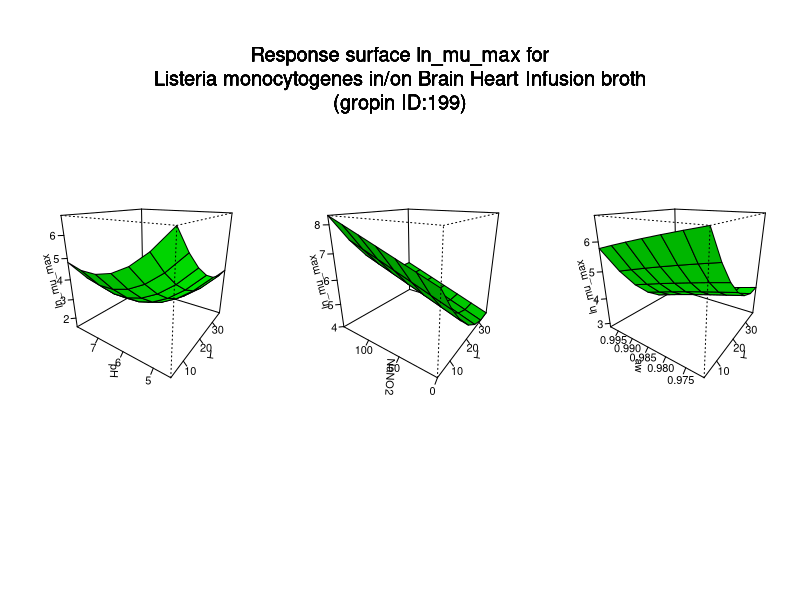

Here is the R script that generated this plot:
#############################
# start of Parameter script
#############################
T <- seq(4.004,36.963036963037,length.out=7)
pH <- seq(4.5045,7.99200799200799,length.out=7)
NaNO2 <- seq(0,149.85014985015,length.out=7)
aw <- seq(0.97097,0.998001998001998,length.out=7)
#############################
# end of Parameter script
#############################
############################# 
# start of Model script Gropin ID 199 
#############################
 
# constant coefficients for this model
 
variables <- data.frame(T,pH,NaNO2,aw)
argumentsPar <- unique.data.frame(expand.grid(variables))
 
# heart of the model
response_surface <- function(T,pH,NaNO2,aw) {
   mumax <-(-80.0191-(0.0709*T)+(255.1554*aw)-(7.3381*pH)+(0.0198*NaNO2)-(0.1321*T*aw)-(0.00315*T*pH)+(0.0000161*T*NaNO2)+(3.0076*aw*pH)+(0.00477*aw*NaNO2)-(0.00321*pH*NaNO2)+(0.00312*(T^2))-(155.3701*(aw^2))+(0.3088*(pH^2))-(0.0000005*(NaNO2^2)))

	return(mumax=mumax)
} 

# output parameters
responseSurface <- cbind(argumentsPar,response_surface(argumentsPar['T'],argumentsPar['pH'],argumentsPar['NaNO2'],argumentsPar['aw']))
colnames(responseSurface) <- c(colnames(argumentsPar),'lnmumax')
#############################
# End of Model script
#############################
############################# 
# start of Visualisation script Gropin ID 199 
#############################
titleText <-'Response surface ln_mu_max for
Listeria monocytogenes in/on Brain Heart Infusion broth
(gropin ID:199)'
argPar1 <- unique.data.frame(expand.grid(T,pH))
argPar2 <- unique.data.frame(expand.grid(T,NaNO2))
argPar3 <- unique.data.frame(expand.grid(T,aw))
z1 <- matrix(unlist(response_surface(T = argPar1[1],pH = argPar1[2],NaNO2 = NaNO2[1],aw = aw[1])),nrow=7)
z2 <- matrix(unlist(response_surface(T = argPar2[1],NaNO2 = argPar2[2],pH = pH[1],aw = aw[1])),nrow=7)
z3 <- matrix(unlist(response_surface(T = argPar3[1],aw = argPar3[2],pH = pH[1],NaNO2 = NaNO2[1])),nrow=7)
# adding precaution if response surface is zero
myZLim1 <- range(z1)
if(myZLim1[1] == myZLim1[2]) myZLim1[2] <- myZLim1[2]+1
myZLim2 <- range(z2)
if(myZLim2[1] == myZLim2[2]) myZLim2[2] <- myZLim2[2]+1
myZLim3 <- range(z3)
if(myZLim3[1] == myZLim3[2]) myZLim3[2] <- myZLim3[2]+1
if(length(T)>1 & length(pH)>1 & length(NaNO2)>1 & length(aw)>1) {
	par(mfrow = c(1,3))
	persp(T,pH,z1,col = 'green',xlab='T',ylab='pH',zlab='ln_mu_max',zlim=myZLim1,theta=305,phi=20,shade=0.25,ticktype = 'detailed')
	persp(T,NaNO2,z2,col = 'green',xlab='T',ylab='NaNO2',zlab='ln_mu_max',zlim=myZLim2,theta=305,phi=20,shade=0.25,ticktype = 'detailed')
	persp(T,aw,z3,col = 'green',xlab='T',ylab='aw',zlab='ln_mu_max',zlim=myZLim3,theta=305,phi=20,shade=0.25,ticktype = 'detailed')
	mtext(titleText,outer=T,  cex=1.2, line=-8.5, side=3)
} else {
		myPars <- unique.data.frame(expand.grid(T,pH,NaNO2,aw))
		myZ <-matrix(unlist(response_surface(myPars[,1],myPars[,2],myPars[,3],myPars[,4])),nrow=7)
		myZLim <- range(myZ)
if(myZLim[1] == myZLim[2]) myZLim[2] <- myZLim[2]+1
	if(length(NaNO2)==1 & length(aw)==1) {
		persp(T,pH,myZ,col = 'green',xlab='T',ylab='pH',zlab='ln_mu_max',main=titleText,sub=paste('other variable: NaNO2 =',round(NaNO2,digits = 2), 'aw =',round(aw,digits = 2)),zlim=myZLim,theta=305,phi=20,shade=0.25,ticktype = 'detailed')
	}
	if(length(pH)==1 & length(aw)==1) {
		persp(T,NaNO2,myZ,col = 'green',xlab='T',ylab='NaNO2',zlab='ln_mu_max',main=titleText,sub=paste('other variable: pH =',round(pH,digits = 2), 'aw =',round(aw,digits = 2)),zlim=myZLim,theta=305,phi=20,shade=0.25,ticktype = 'detailed')
	}
	if(length(pH)==1 & length(NaNO2)==1) {
		persp(T,aw,myZ,col = 'green',xlab='T',ylab='aw',zlab='ln_mu_max',main=titleText,sub=paste('other variable: pH =',round(pH,digits = 2), 'NaNO2 =',round(NaNO2,digits = 2)),zlim=myZLim,theta=305,phi=20,shade=0.25,ticktype = 'detailed')
	}
	if(length(T)==1 & length(aw)==1) {
		persp(pH,NaNO2,myZ,col = 'green',xlab='pH',ylab='NaNO2',zlab='ln_mu_max',main=titleText,sub=paste('other variable: T =',round(T,digits = 2), 'aw =',round(aw,digits = 2)),zlim=myZLim,theta=305,phi=20,shade=0.25,ticktype = 'detailed')
	}
	if(length(T)==1 & length(NaNO2)==1) {
		persp(pH,aw,myZ,col = 'green',xlab='pH',ylab='aw',zlab='ln_mu_max',main=titleText,sub=paste('other variable: T =',round(T,digits = 2), 'NaNO2 =',round(NaNO2,digits = 2)),zlim=myZLim,theta=305,phi=20,shade=0.25,ticktype = 'detailed')
	}
	if(length(T)==1 & length(pH)==1) {
		persp(NaNO2,aw,myZ,col = 'green',xlab='NaNO2',ylab='aw',zlab='ln_mu_max',main=titleText,sub=paste('other variable: T =',round(T,digits = 2), 'pH =',round(pH,digits = 2)),zlim=myZLim,theta=305,phi=20,shade=0.25,ticktype = 'detailed')
	}
}
#############################
# End of Visualisation script
#############################
